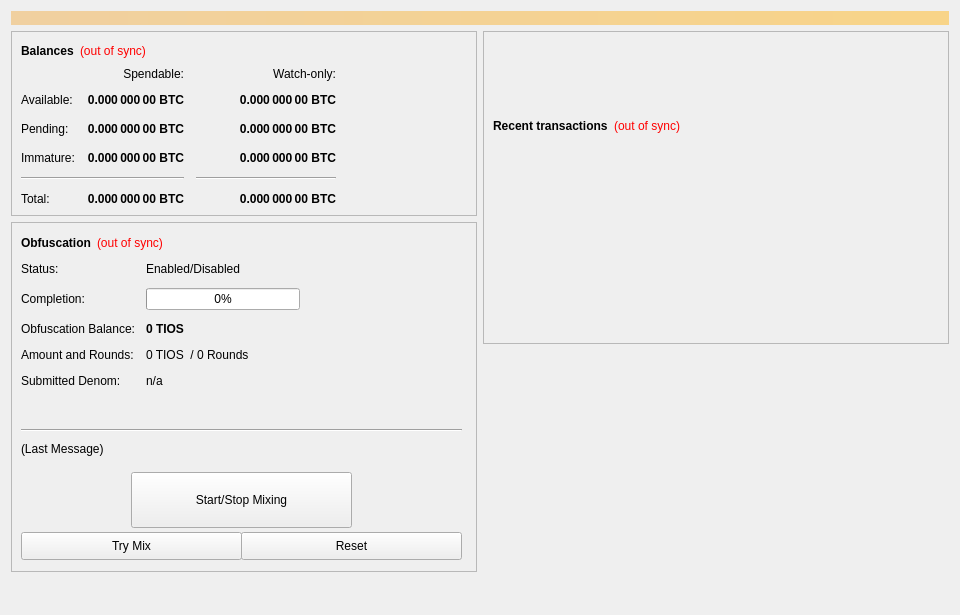
<?xml version="1.0" encoding="UTF-8"?>
<ui version="4.0">
 <class>OverviewPage</class>
 <widget class="QWidget" name="OverviewPage">
  <property name="geometry">
   <rect>
    <x>0</x>
    <y>0</y>
    <width>960</width>
    <height>615</height>
   </rect>
  </property>
  <property name="minimumSize">
   <size>
    <width>960</width>
    <height>0</height>
   </size>
  </property>
  <property name="windowTitle">
   <string>Form</string>
  </property>
  <layout class="QVBoxLayout" name="topLayout">
   <item>
    <widget class="QLabel" name="labelAlerts">
     <property name="visible">
      <bool>false</bool>
     </property>
     <property name="styleSheet">
      <string notr="true">background-color: qlineargradient(x1: 0, y1: 0, x2: 1, y2: 0, stop:0 #F0D0A0, stop:1 #F8D488); color:#000000;</string>
     </property>
     <property name="wordWrap">
      <bool>true</bool>
     </property>
     <property name="margin">
      <number>3</number>
     </property>
    </widget>
   </item>
   <item>
    <layout class="QHBoxLayout" name="horizontalLayout" stretch="1,1">
     <item>
      <layout class="QVBoxLayout" name="verticalLayout_2">
       <item>
        <widget class="QFrame" name="frame">
         <property name="frameShape">
          <enum>QFrame::StyledPanel</enum>
         </property>
         <property name="frameShadow">
          <enum>QFrame::Raised</enum>
         </property>
         <layout class="QVBoxLayout" name="verticalLayout_4">
          <item>
           <layout class="QHBoxLayout" name="horizontalLayout_4">
            <item>
             <widget class="QLabel" name="label_5">
              <property name="font">
               <font>
                <weight>75</weight>
                <bold>true</bold>
               </font>
              </property>
              <property name="text">
               <string>Balances</string>
              </property>
             </widget>
            </item>
            <item>
             <widget class="QLabel" name="labelWalletStatus">
              <property name="cursor">
               <cursorShape>WhatsThisCursor</cursorShape>
              </property>
              <property name="toolTip">
               <string>The displayed information may be out of date. Your wallet automatically synchronizes with the TIOScoin network after a connection is established, but this process has not completed yet.</string>
              </property>
              <property name="styleSheet">
               <string notr="true">QLabel { color: red; }</string>
              </property>
              <property name="text">
               <string notr="true">(out of sync)</string>
              </property>
              <property name="alignment">
               <set>Qt::AlignLeading|Qt::AlignLeft|Qt::AlignVCenter</set>
              </property>
             </widget>
            </item>
            <item>
             <spacer name="horizontalSpacer_3">
              <property name="orientation">
               <enum>Qt::Horizontal</enum>
              </property>
              <property name="sizeHint" stdset="0">
               <size>
                <width>40</width>
                <height>20</height>
               </size>
              </property>
             </spacer>
            </item>
           </layout>
          </item>
          <item>
           <layout class="QGridLayout" name="gridLayout">
            <property name="spacing">
             <number>12</number>
            </property>
            <item row="2" column="2">
             <widget class="QLabel" name="labelWatchPending">
              <property name="font">
               <font>
                <weight>75</weight>
                <bold>true</bold>
               </font>
              </property>
              <property name="cursor">
               <cursorShape>IBeamCursor</cursorShape>
              </property>
              <property name="toolTip">
               <string>Unconfirmed transactions to watch-only addresses</string>
              </property>
              <property name="text">
               <string notr="true">0.000 000 00 BTC</string>
              </property>
              <property name="alignment">
               <set>Qt::AlignRight|Qt::AlignTrailing|Qt::AlignVCenter</set>
              </property>
              <property name="textInteractionFlags">
               <set>Qt::LinksAccessibleByMouse|Qt::TextSelectableByKeyboard|Qt::TextSelectableByMouse</set>
              </property>
             </widget>
            </item>
            <item row="2" column="1">
             <widget class="QLabel" name="labelUnconfirmed">
              <property name="font">
               <font>
                <weight>75</weight>
                <bold>true</bold>
               </font>
              </property>
              <property name="cursor">
               <cursorShape>IBeamCursor</cursorShape>
              </property>
              <property name="toolTip">
               <string>Total of transactions that have yet to be confirmed, and do not yet count toward the spendable balance</string>
              </property>
              <property name="text">
               <string notr="true">0.000 000 00 BTC</string>
              </property>
              <property name="alignment">
               <set>Qt::AlignRight|Qt::AlignTrailing|Qt::AlignVCenter</set>
              </property>
              <property name="textInteractionFlags">
               <set>Qt::LinksAccessibleByMouse|Qt::TextSelectableByKeyboard|Qt::TextSelectableByMouse</set>
              </property>
             </widget>
            </item>
            <item row="3" column="2">
             <widget class="QLabel" name="labelWatchImmature">
              <property name="font">
               <font>
                <weight>75</weight>
                <bold>true</bold>
               </font>
              </property>
              <property name="cursor">
               <cursorShape>IBeamCursor</cursorShape>
              </property>
              <property name="toolTip">
               <string>Staked or masternode rewards in watch-only addresses that has not yet matured</string>
              </property>
              <property name="text">
               <string notr="true">0.000 000 00 BTC</string>
              </property>
              <property name="alignment">
               <set>Qt::AlignRight|Qt::AlignTrailing|Qt::AlignVCenter</set>
              </property>
              <property name="textInteractionFlags">
               <set>Qt::LinksAccessibleByMouse|Qt::TextSelectableByKeyboard|Qt::TextSelectableByMouse</set>
              </property>
             </widget>
            </item>
            <item row="4" column="0" colspan="2">
             <widget class="Line" name="lineSpendableBalance">
              <property name="orientation">
               <enum>Qt::Horizontal</enum>
              </property>
             </widget>
            </item>
            <item row="4" column="2">
             <widget class="Line" name="lineWatchBalance">
              <property name="sizePolicy">
               <sizepolicy hsizetype="Preferred" vsizetype="Fixed">
                <horstretch>0</horstretch>
                <verstretch>0</verstretch>
               </sizepolicy>
              </property>
              <property name="minimumSize">
               <size>
                <width>140</width>
                <height>0</height>
               </size>
              </property>
              <property name="orientation">
               <enum>Qt::Horizontal</enum>
              </property>
             </widget>
            </item>
            <item row="5" column="0">
             <widget class="QLabel" name="labelTotalText">
              <property name="text">
               <string>Total:</string>
              </property>
             </widget>
            </item>
            <item row="3" column="1">
             <widget class="QLabel" name="labelImmature">
              <property name="font">
               <font>
                <weight>75</weight>
                <bold>true</bold>
               </font>
              </property>
              <property name="cursor">
               <cursorShape>IBeamCursor</cursorShape>
              </property>
              <property name="toolTip">
               <string>Staked or masternode rewards that has not yet matured</string>
              </property>
              <property name="text">
               <string notr="true">0.000 000 00 BTC</string>
              </property>
              <property name="alignment">
               <set>Qt::AlignRight|Qt::AlignTrailing|Qt::AlignVCenter</set>
              </property>
              <property name="textInteractionFlags">
               <set>Qt::LinksAccessibleByMouse|Qt::TextSelectableByKeyboard|Qt::TextSelectableByMouse</set>
              </property>
             </widget>
            </item>
            <item row="2" column="3">
             <spacer name="horizontalSpacer_2">
              <property name="orientation">
               <enum>Qt::Horizontal</enum>
              </property>
              <property name="sizeHint" stdset="0">
               <size>
                <width>40</width>
                <height>20</height>
               </size>
              </property>
             </spacer>
            </item>
            <item row="3" column="0">
             <widget class="QLabel" name="labelImmatureText">
              <property name="text">
               <string>Immature:</string>
              </property>
             </widget>
            </item>
            <item row="5" column="1">
             <widget class="QLabel" name="labelTotal">
              <property name="font">
               <font>
                <weight>75</weight>
                <bold>true</bold>
               </font>
              </property>
              <property name="cursor">
               <cursorShape>IBeamCursor</cursorShape>
              </property>
              <property name="toolTip">
               <string>Your current total balance</string>
              </property>
              <property name="text">
               <string notr="true">0.000 000 00 BTC</string>
              </property>
              <property name="alignment">
               <set>Qt::AlignRight|Qt::AlignTrailing|Qt::AlignVCenter</set>
              </property>
              <property name="textInteractionFlags">
               <set>Qt::LinksAccessibleByMouse|Qt::TextSelectableByKeyboard|Qt::TextSelectableByMouse</set>
              </property>
             </widget>
            </item>
            <item row="5" column="2">
             <widget class="QLabel" name="labelWatchTotal">
              <property name="font">
               <font>
                <weight>75</weight>
                <bold>true</bold>
               </font>
              </property>
              <property name="cursor">
               <cursorShape>IBeamCursor</cursorShape>
              </property>
              <property name="toolTip">
               <string>Current total balance in watch-only addresses</string>
              </property>
              <property name="text">
               <string notr="true">0.000 000 00 BTC</string>
              </property>
              <property name="alignment">
               <set>Qt::AlignRight|Qt::AlignTrailing|Qt::AlignVCenter</set>
              </property>
              <property name="textInteractionFlags">
               <set>Qt::LinksAccessibleByMouse|Qt::TextSelectableByKeyboard|Qt::TextSelectableByMouse</set>
              </property>
             </widget>
            </item>
            <item row="0" column="2">
             <widget class="QLabel" name="labelWatchonly">
              <property name="text">
               <string>Watch-only:</string>
              </property>
              <property name="alignment">
               <set>Qt::AlignRight|Qt::AlignTrailing|Qt::AlignVCenter</set>
              </property>
             </widget>
            </item>
            <item row="1" column="0">
             <widget class="QLabel" name="labelBalanceText">
              <property name="text">
               <string>Available:</string>
              </property>
             </widget>
            </item>
            <item row="1" column="1">
             <widget class="QLabel" name="labelBalance">
              <property name="font">
               <font>
                <weight>75</weight>
                <bold>true</bold>
               </font>
              </property>
              <property name="cursor">
               <cursorShape>IBeamCursor</cursorShape>
              </property>
              <property name="toolTip">
               <string>Your current spendable balance</string>
              </property>
              <property name="text">
               <string notr="true">0.000 000 00 BTC</string>
              </property>
              <property name="alignment">
               <set>Qt::AlignRight|Qt::AlignTrailing|Qt::AlignVCenter</set>
              </property>
              <property name="textInteractionFlags">
               <set>Qt::LinksAccessibleByMouse|Qt::TextSelectableByKeyboard|Qt::TextSelectableByMouse</set>
              </property>
             </widget>
            </item>
            <item row="1" column="2">
             <widget class="QLabel" name="labelWatchAvailable">
              <property name="font">
               <font>
                <weight>75</weight>
                <bold>true</bold>
               </font>
              </property>
              <property name="cursor">
               <cursorShape>IBeamCursor</cursorShape>
              </property>
              <property name="toolTip">
               <string>Your current balance in watch-only addresses</string>
              </property>
              <property name="text">
               <string notr="true">0.000 000 00 BTC</string>
              </property>
              <property name="alignment">
               <set>Qt::AlignRight|Qt::AlignTrailing|Qt::AlignVCenter</set>
              </property>
              <property name="textInteractionFlags">
               <set>Qt::LinksAccessibleByMouse|Qt::TextSelectableByKeyboard|Qt::TextSelectableByMouse</set>
              </property>
             </widget>
            </item>
            <item row="2" column="0">
             <widget class="QLabel" name="labelPendingText">
              <property name="text">
               <string>Pending:</string>
              </property>
             </widget>
            </item>
            <item row="0" column="1">
             <widget class="QLabel" name="labelSpendable">
              <property name="text">
               <string>Spendable:</string>
              </property>
              <property name="alignment">
               <set>Qt::AlignRight|Qt::AlignTrailing|Qt::AlignVCenter</set>
              </property>
             </widget>
            </item>
           </layout>
          </item>
         </layout>
        </widget>
       </item>
       <item>
        <widget class="QFrame" name="frameObfuscation">
         <property name="minimumSize">
          <size>
           <width>0</width>
           <height>350</height>
          </size>
         </property>
         <property name="layoutDirection">
          <enum>Qt::LeftToRight</enum>
         </property>
         <property name="frameShape">
          <enum>QFrame::StyledPanel</enum>
         </property>
         <property name="frameShadow">
          <enum>QFrame::Raised</enum>
         </property>
         <widget class="QWidget" name="formLayoutWidget">
          <property name="geometry">
           <rect>
            <x>10</x>
            <y>40</y>
            <width>451</width>
            <height>161</height>
           </rect>
          </property>
          <layout class="QFormLayout" name="formLayout">
           <property name="fieldGrowthPolicy">
            <enum>QFormLayout::AllNonFixedFieldsGrow</enum>
           </property>
           <property name="horizontalSpacing">
            <number>11</number>
           </property>
           <property name="verticalSpacing">
            <number>12</number>
           </property>
           <item row="0" column="0">
            <widget class="QLabel" name="label_6">
             <property name="text">
              <string>Status:</string>
             </property>
            </widget>
           </item>
           <item row="1" column="0">
            <widget class="QLabel" name="label_7">
             <property name="text">
              <string>Completion:</string>
             </property>
            </widget>
           </item>
           <item row="1" column="1">
            <widget class="QProgressBar" name="obfuscationProgress">
             <property name="maximumSize">
              <size>
               <width>154</width>
               <height>16777215</height>
              </size>
             </property>
             <property name="value">
              <number>0</number>
             </property>
            </widget>
           </item>
           <item row="2" column="0">
            <widget class="QLabel" name="labelAnonymizedText">
             <property name="text">
              <string>Obfuscation Balance:</string>
             </property>
            </widget>
           </item>
           <item row="2" column="1">
            <widget class="QLabel" name="labelAnonymized">
             <property name="font">
              <font>
               <weight>75</weight>
               <bold>true</bold>
              </font>
             </property>
             <property name="text">
              <string notr="true">0 TIOS </string>
             </property>
            </widget>
           </item>
           <item row="3" column="0">
            <widget class="QLabel" name="label_8">
             <property name="text">
              <string>Amount and Rounds:</string>
             </property>
            </widget>
           </item>
           <item row="3" column="1">
            <widget class="QLabel" name="labelAmountRounds">
             <property name="text">
              <string>0 TIOS  / 0 Rounds</string>
             </property>
            </widget>
           </item>
           <item row="4" column="0">
            <widget class="QLabel" name="label_9">
             <property name="text">
              <string>Submitted Denom:</string>
             </property>
            </widget>
           </item>
           <item row="4" column="1">
            <widget class="QLabel" name="labelSubmittedDenom">
             <property name="toolTip">
              <string>The denominations you submitted to the Masternode.&lt;br&gt;To mix, other users must submit the exact same denominations.</string>
             </property>
             <property name="text">
              <string>n/a</string>
             </property>
            </widget>
           </item>
           <item row="0" column="1">
            <widget class="QLabel" name="obfuscationEnabled">
             <property name="text">
              <string>Enabled/Disabled</string>
             </property>
            </widget>
           </item>
          </layout>
         </widget>
         <widget class="QPushButton" name="runAutoDenom">
          <property name="geometry">
           <rect>
            <x>251</x>
            <y>17</y>
            <width>1</width>
            <height>1</height>
           </rect>
          </property>
          <property name="palette">
           <palette>
            <active>
             <colorrole role="WindowText">
              <brush brushstyle="SolidPattern">
               <color alpha="255">
                <red>0</red>
                <green>0</green>
                <blue>0</blue>
               </color>
              </brush>
             </colorrole>
             <colorrole role="Button">
              <brush brushstyle="SolidPattern">
               <color alpha="255">
                <red>239</red>
                <green>238</green>
                <blue>238</blue>
               </color>
              </brush>
             </colorrole>
             <colorrole role="Light">
              <brush brushstyle="SolidPattern">
               <color alpha="255">
                <red>255</red>
                <green>255</green>
                <blue>255</blue>
               </color>
              </brush>
             </colorrole>
             <colorrole role="Midlight">
              <brush brushstyle="SolidPattern">
               <color alpha="255">
                <red>247</red>
                <green>246</green>
                <blue>246</blue>
               </color>
              </brush>
             </colorrole>
             <colorrole role="Dark">
              <brush brushstyle="SolidPattern">
               <color alpha="255">
                <red>119</red>
                <green>119</green>
                <blue>119</blue>
               </color>
              </brush>
             </colorrole>
             <colorrole role="Mid">
              <brush brushstyle="SolidPattern">
               <color alpha="255">
                <red>159</red>
                <green>159</green>
                <blue>159</blue>
               </color>
              </brush>
             </colorrole>
             <colorrole role="Text">
              <brush brushstyle="SolidPattern">
               <color alpha="255">
                <red>0</red>
                <green>0</green>
                <blue>0</blue>
               </color>
              </brush>
             </colorrole>
             <colorrole role="BrightText">
              <brush brushstyle="SolidPattern">
               <color alpha="255">
                <red>255</red>
                <green>255</green>
                <blue>255</blue>
               </color>
              </brush>
             </colorrole>
             <colorrole role="ButtonText">
              <brush brushstyle="SolidPattern">
               <color alpha="255">
                <red>0</red>
                <green>0</green>
                <blue>0</blue>
               </color>
              </brush>
             </colorrole>
             <colorrole role="Base">
              <brush brushstyle="SolidPattern">
               <color alpha="255">
                <red>255</red>
                <green>255</green>
                <blue>255</blue>
               </color>
              </brush>
             </colorrole>
             <colorrole role="Window">
              <brush brushstyle="SolidPattern">
               <color alpha="255">
                <red>239</red>
                <green>238</green>
                <blue>238</blue>
               </color>
              </brush>
             </colorrole>
             <colorrole role="Shadow">
              <brush brushstyle="SolidPattern">
               <color alpha="255">
                <red>0</red>
                <green>0</green>
                <blue>0</blue>
               </color>
              </brush>
             </colorrole>
             <colorrole role="AlternateBase">
              <brush brushstyle="SolidPattern">
               <color alpha="255">
                <red>247</red>
                <green>246</green>
                <blue>246</blue>
               </color>
              </brush>
             </colorrole>
             <colorrole role="ToolTipBase">
              <brush brushstyle="SolidPattern">
               <color alpha="255">
                <red>255</red>
                <green>255</green>
                <blue>220</blue>
               </color>
              </brush>
             </colorrole>
             <colorrole role="ToolTipText">
              <brush brushstyle="SolidPattern">
               <color alpha="255">
                <red>0</red>
                <green>0</green>
                <blue>0</blue>
               </color>
              </brush>
             </colorrole>
            </active>
            <inactive>
             <colorrole role="WindowText">
              <brush brushstyle="SolidPattern">
               <color alpha="255">
                <red>0</red>
                <green>0</green>
                <blue>0</blue>
               </color>
              </brush>
             </colorrole>
             <colorrole role="Button">
              <brush brushstyle="SolidPattern">
               <color alpha="255">
                <red>239</red>
                <green>238</green>
                <blue>238</blue>
               </color>
              </brush>
             </colorrole>
             <colorrole role="Light">
              <brush brushstyle="SolidPattern">
               <color alpha="255">
                <red>255</red>
                <green>255</green>
                <blue>255</blue>
               </color>
              </brush>
             </colorrole>
             <colorrole role="Midlight">
              <brush brushstyle="SolidPattern">
               <color alpha="255">
                <red>247</red>
                <green>246</green>
                <blue>246</blue>
               </color>
              </brush>
             </colorrole>
             <colorrole role="Dark">
              <brush brushstyle="SolidPattern">
               <color alpha="255">
                <red>119</red>
                <green>119</green>
                <blue>119</blue>
               </color>
              </brush>
             </colorrole>
             <colorrole role="Mid">
              <brush brushstyle="SolidPattern">
               <color alpha="255">
                <red>159</red>
                <green>159</green>
                <blue>159</blue>
               </color>
              </brush>
             </colorrole>
             <colorrole role="Text">
              <brush brushstyle="SolidPattern">
               <color alpha="255">
                <red>0</red>
                <green>0</green>
                <blue>0</blue>
               </color>
              </brush>
             </colorrole>
             <colorrole role="BrightText">
              <brush brushstyle="SolidPattern">
               <color alpha="255">
                <red>255</red>
                <green>255</green>
                <blue>255</blue>
               </color>
              </brush>
             </colorrole>
             <colorrole role="ButtonText">
              <brush brushstyle="SolidPattern">
               <color alpha="255">
                <red>0</red>
                <green>0</green>
                <blue>0</blue>
               </color>
              </brush>
             </colorrole>
             <colorrole role="Base">
              <brush brushstyle="SolidPattern">
               <color alpha="255">
                <red>255</red>
                <green>255</green>
                <blue>255</blue>
               </color>
              </brush>
             </colorrole>
             <colorrole role="Window">
              <brush brushstyle="SolidPattern">
               <color alpha="255">
                <red>239</red>
                <green>238</green>
                <blue>238</blue>
               </color>
              </brush>
             </colorrole>
             <colorrole role="Shadow">
              <brush brushstyle="SolidPattern">
               <color alpha="255">
                <red>0</red>
                <green>0</green>
                <blue>0</blue>
               </color>
              </brush>
             </colorrole>
             <colorrole role="AlternateBase">
              <brush brushstyle="SolidPattern">
               <color alpha="255">
                <red>247</red>
                <green>246</green>
                <blue>246</blue>
               </color>
              </brush>
             </colorrole>
             <colorrole role="ToolTipBase">
              <brush brushstyle="SolidPattern">
               <color alpha="255">
                <red>255</red>
                <green>255</green>
                <blue>220</blue>
               </color>
              </brush>
             </colorrole>
             <colorrole role="ToolTipText">
              <brush brushstyle="SolidPattern">
               <color alpha="255">
                <red>0</red>
                <green>0</green>
                <blue>0</blue>
               </color>
              </brush>
             </colorrole>
            </inactive>
            <disabled>
             <colorrole role="WindowText">
              <brush brushstyle="SolidPattern">
               <color alpha="255">
                <red>119</red>
                <green>119</green>
                <blue>119</blue>
               </color>
              </brush>
             </colorrole>
             <colorrole role="Button">
              <brush brushstyle="SolidPattern">
               <color alpha="255">
                <red>239</red>
                <green>238</green>
                <blue>238</blue>
               </color>
              </brush>
             </colorrole>
             <colorrole role="Light">
              <brush brushstyle="SolidPattern">
               <color alpha="255">
                <red>255</red>
                <green>255</green>
                <blue>255</blue>
               </color>
              </brush>
             </colorrole>
             <colorrole role="Midlight">
              <brush brushstyle="SolidPattern">
               <color alpha="255">
                <red>247</red>
                <green>246</green>
                <blue>246</blue>
               </color>
              </brush>
             </colorrole>
             <colorrole role="Dark">
              <brush brushstyle="SolidPattern">
               <color alpha="255">
                <red>119</red>
                <green>119</green>
                <blue>119</blue>
               </color>
              </brush>
             </colorrole>
             <colorrole role="Mid">
              <brush brushstyle="SolidPattern">
               <color alpha="255">
                <red>159</red>
                <green>159</green>
                <blue>159</blue>
               </color>
              </brush>
             </colorrole>
             <colorrole role="Text">
              <brush brushstyle="SolidPattern">
               <color alpha="255">
                <red>119</red>
                <green>119</green>
                <blue>119</blue>
               </color>
              </brush>
             </colorrole>
             <colorrole role="BrightText">
              <brush brushstyle="SolidPattern">
               <color alpha="255">
                <red>255</red>
                <green>255</green>
                <blue>255</blue>
               </color>
              </brush>
             </colorrole>
             <colorrole role="ButtonText">
              <brush brushstyle="SolidPattern">
               <color alpha="255">
                <red>119</red>
                <green>119</green>
                <blue>119</blue>
               </color>
              </brush>
             </colorrole>
             <colorrole role="Base">
              <brush brushstyle="SolidPattern">
               <color alpha="255">
                <red>239</red>
                <green>238</green>
                <blue>238</blue>
               </color>
              </brush>
             </colorrole>
             <colorrole role="Window">
              <brush brushstyle="SolidPattern">
               <color alpha="255">
                <red>239</red>
                <green>238</green>
                <blue>238</blue>
               </color>
              </brush>
             </colorrole>
             <colorrole role="Shadow">
              <brush brushstyle="SolidPattern">
               <color alpha="255">
                <red>0</red>
                <green>0</green>
                <blue>0</blue>
               </color>
              </brush>
             </colorrole>
             <colorrole role="AlternateBase">
              <brush brushstyle="SolidPattern">
               <color alpha="255">
                <red>239</red>
                <green>238</green>
                <blue>238</blue>
               </color>
              </brush>
             </colorrole>
             <colorrole role="ToolTipBase">
              <brush brushstyle="SolidPattern">
               <color alpha="255">
                <red>255</red>
                <green>255</green>
                <blue>220</blue>
               </color>
              </brush>
             </colorrole>
             <colorrole role="ToolTipText">
              <brush brushstyle="SolidPattern">
               <color alpha="255">
                <red>0</red>
                <green>0</green>
                <blue>0</blue>
               </color>
              </brush>
             </colorrole>
            </disabled>
           </palette>
          </property>
          <property name="focusPolicy">
           <enum>Qt::NoFocus</enum>
          </property>
          <property name="autoFillBackground">
           <bool>true</bool>
          </property>
          <property name="text">
           <string/>
          </property>
          <property name="flat">
           <bool>true</bool>
          </property>
         </widget>
         <widget class="QPushButton" name="toggleObfuscation">
          <property name="geometry">
           <rect>
            <x>120</x>
            <y>250</y>
            <width>221</width>
            <height>56</height>
           </rect>
          </property>
          <property name="sizePolicy">
           <sizepolicy hsizetype="MinimumExpanding" vsizetype="Fixed">
            <horstretch>0</horstretch>
            <verstretch>0</verstretch>
           </sizepolicy>
          </property>
          <property name="text">
           <string>Start/Stop Mixing</string>
          </property>
         </widget>
         <widget class="Line" name="lineLastMessage">
          <property name="geometry">
           <rect>
            <x>10</x>
            <y>200</y>
            <width>441</width>
            <height>16</height>
           </rect>
          </property>
          <property name="orientation">
           <enum>Qt::Horizontal</enum>
          </property>
         </widget>
         <widget class="QLabel" name="obfuscationStatus">
          <property name="geometry">
           <rect>
            <x>10</x>
            <y>220</y>
            <width>451</width>
            <height>61</height>
           </rect>
          </property>
          <property name="minimumSize">
           <size>
            <width>288</width>
            <height>43</height>
           </size>
          </property>
          <property name="text">
           <string>(Last Message)</string>
          </property>
          <property name="alignment">
           <set>Qt::AlignLeading|Qt::AlignLeft|Qt::AlignTop</set>
          </property>
          <property name="wordWrap">
           <bool>true</bool>
          </property>
         </widget>
         <widget class="QPushButton" name="obfuscationAuto">
          <property name="geometry">
           <rect>
            <x>10</x>
            <y>310</y>
            <width>221</width>
            <height>28</height>
           </rect>
          </property>
          <property name="sizePolicy">
           <sizepolicy hsizetype="MinimumExpanding" vsizetype="Fixed">
            <horstretch>0</horstretch>
            <verstretch>0</verstretch>
           </sizepolicy>
          </property>
          <property name="toolTip">
           <string>Try to manually submit a Obfuscation request.</string>
          </property>
          <property name="text">
           <string>Try Mix</string>
          </property>
         </widget>
         <widget class="QPushButton" name="obfuscationReset">
          <property name="geometry">
           <rect>
            <x>230</x>
            <y>310</y>
            <width>221</width>
            <height>28</height>
           </rect>
          </property>
          <property name="sizePolicy">
           <sizepolicy hsizetype="MinimumExpanding" vsizetype="Fixed">
            <horstretch>0</horstretch>
            <verstretch>0</verstretch>
           </sizepolicy>
          </property>
          <property name="toolTip">
           <string>Reset the current status of Obfuscation (can interrupt Obfuscation if it's in the process of Mixing, which can cost you money!)</string>
          </property>
          <property name="autoFillBackground">
           <bool>false</bool>
          </property>
          <property name="text">
           <string>Reset</string>
          </property>
         </widget>
         <widget class="QWidget" name="layoutWidget">
          <property name="geometry">
           <rect>
            <x>10</x>
            <y>10</y>
            <width>431</width>
            <height>22</height>
           </rect>
          </property>
          <layout class="QHBoxLayout" name="horizontalLayout_5">
           <item>
            <widget class="QLabel" name="label_2">
             <property name="font">
              <font>
               <weight>75</weight>
               <bold>true</bold>
              </font>
             </property>
             <property name="text">
              <string>Obfuscation</string>
             </property>
            </widget>
           </item>
           <item>
            <widget class="QLabel" name="labelObfuscationSyncStatus">
             <property name="toolTip">
              <string>The displayed information may be out of date. Your wallet automatically synchronizes with the TIOScoin network after a connection is established, but this process has not completed yet.</string>
             </property>
             <property name="styleSheet">
              <string notr="true">QLabel { color: red; }</string>
             </property>
             <property name="text">
              <string notr="true">(out of sync)</string>
             </property>
             <property name="alignment">
              <set>Qt::AlignLeading|Qt::AlignLeft|Qt::AlignVCenter</set>
             </property>
            </widget>
           </item>
           <item>
            <spacer name="horizontalSpacer_4">
             <property name="orientation">
              <enum>Qt::Horizontal</enum>
             </property>
             <property name="sizeHint" stdset="0">
              <size>
               <width>40</width>
               <height>20</height>
              </size>
             </property>
            </spacer>
           </item>
          </layout>
         </widget>
        </widget>
       </item>
       <item>
        <spacer name="verticalSpacer">
         <property name="orientation">
          <enum>Qt::Vertical</enum>
         </property>
         <property name="sizeHint" stdset="0">
          <size>
           <width>20</width>
           <height>40</height>
          </size>
         </property>
        </spacer>
       </item>
      </layout>
     </item>
     <item>
      <layout class="QVBoxLayout" name="verticalLayout_3">
       <item>
        <widget class="QFrame" name="frame_2">
         <property name="frameShape">
          <enum>QFrame::StyledPanel</enum>
         </property>
         <property name="frameShadow">
          <enum>QFrame::Raised</enum>
         </property>
         <layout class="QVBoxLayout" name="verticalLayout">
          <item>
           <spacer name="verticalSpacer_3">
            <property name="orientation">
             <enum>Qt::Vertical</enum>
            </property>
            <property name="sizeType">
             <enum>QSizePolicy::Fixed</enum>
            </property>
            <property name="sizeHint" stdset="0">
             <size>
              <width>20</width>
              <height>75</height>
             </size>
            </property>
           </spacer>
          </item>
          <item>
           <layout class="QHBoxLayout" name="horizontalLayout_2">
            <item>
             <widget class="QLabel" name="label_4">
              <property name="font">
               <font>
                <weight>75</weight>
                <bold>true</bold>
               </font>
              </property>
              <property name="text">
               <string>Recent transactions</string>
              </property>
             </widget>
            </item>
            <item>
             <widget class="QLabel" name="labelTransactionsStatus">
              <property name="cursor">
               <cursorShape>WhatsThisCursor</cursorShape>
              </property>
              <property name="toolTip">
               <string>The displayed information may be out of date. Your wallet automatically synchronizes with the TIOScoin network after a connection is established, but this process has not completed yet.</string>
              </property>
              <property name="styleSheet">
               <string notr="true">QLabel { color: red; }</string>
              </property>
              <property name="text">
               <string notr="true">(out of sync)</string>
              </property>
              <property name="alignment">
               <set>Qt::AlignRight|Qt::AlignTrailing|Qt::AlignVCenter</set>
              </property>
             </widget>
            </item>
            <item>
             <spacer name="horizontalSpacer">
              <property name="orientation">
               <enum>Qt::Horizontal</enum>
              </property>
              <property name="sizeHint" stdset="0">
               <size>
                <width>40</width>
                <height>20</height>
               </size>
              </property>
             </spacer>
            </item>
           </layout>
          </item>
          <item>
           <widget class="QListView" name="listTransactions">
            <property name="styleSheet">
             <string notr="true">QListView { background: transparent; }</string>
            </property>
            <property name="frameShape">
             <enum>QFrame::NoFrame</enum>
            </property>
            <property name="verticalScrollBarPolicy">
             <enum>Qt::ScrollBarAlwaysOff</enum>
            </property>
            <property name="horizontalScrollBarPolicy">
             <enum>Qt::ScrollBarAlwaysOff</enum>
            </property>
            <property name="selectionMode">
             <enum>QAbstractItemView::NoSelection</enum>
            </property>
           </widget>
          </item>
         </layout>
        </widget>
       </item>
       <item>
        <spacer name="verticalSpacer_2">
         <property name="orientation">
          <enum>Qt::Vertical</enum>
         </property>
         <property name="sizeType">
          <enum>QSizePolicy::Expanding</enum>
         </property>
         <property name="sizeHint" stdset="0">
          <size>
           <width>20</width>
           <height>40</height>
          </size>
         </property>
        </spacer>
       </item>
      </layout>
     </item>
    </layout>
   </item>
  </layout>
 </widget>
 <resources/>
 <connections/>
</ui>
